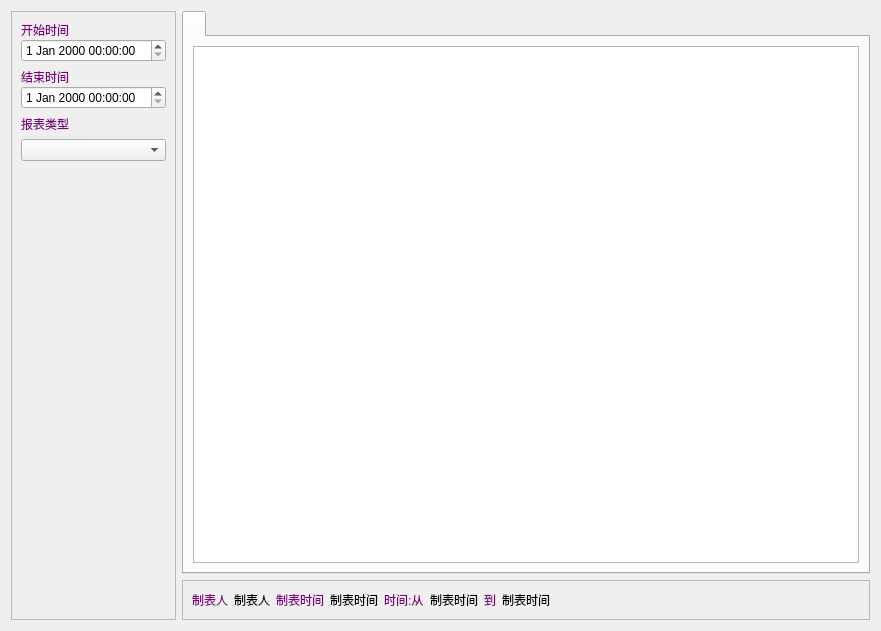
<?xml version="1.0" encoding="UTF-8"?>
<ui version="4.0">
 <class>w_rpt_report_directsalegrossprofitreport_Dialog</class>
 <widget class="QDialog" name="w_rpt_report_directsalegrossprofitreport_Dialog">
  <property name="geometry">
   <rect>
    <x>0</x>
    <y>0</y>
    <width>881</width>
    <height>631</height>
   </rect>
  </property>
  <property name="windowTitle">
   <string>Dialog</string>
  </property>
  <layout class="QHBoxLayout" name="horizontalLayout">
   <item>
    <widget class="QFrame" name="frame">
     <property name="minimumSize">
      <size>
       <width>0</width>
       <height>0</height>
      </size>
     </property>
     <property name="maximumSize">
      <size>
       <width>16777215</width>
       <height>16777215</height>
      </size>
     </property>
     <property name="frameShape">
      <enum>QFrame::StyledPanel</enum>
     </property>
     <property name="frameShadow">
      <enum>QFrame::Raised</enum>
     </property>
     <layout class="QVBoxLayout" name="verticalLayout_5" stretch="0,0,0,0,0,0">
      <property name="leftMargin">
       <number>9</number>
      </property>
      <property name="rightMargin">
       <number>9</number>
      </property>
      <item>
       <layout class="QVBoxLayout" name="verticalLayout_2">
        <property name="spacing">
         <number>0</number>
        </property>
        <item>
         <widget class="QLabel" name="label">
          <property name="styleSheet">
           <string notr="true">color:purple;</string>
          </property>
          <property name="text">
           <string>开始时间</string>
          </property>
         </widget>
        </item>
        <item>
         <widget class="lds_datetimeEdit" name="dateTimeEdit"/>
        </item>
       </layout>
      </item>
      <item>
       <layout class="QVBoxLayout" name="verticalLayout_3">
        <property name="spacing">
         <number>0</number>
        </property>
        <item>
         <widget class="QLabel" name="label_2">
          <property name="styleSheet">
           <string notr="true">color:purple;</string>
          </property>
          <property name="text">
           <string>结束时间</string>
          </property>
         </widget>
        </item>
        <item>
         <widget class="lds_datetimeEdit" name="dateTimeEdit_2"/>
        </item>
       </layout>
      </item>
      <item>
       <widget class="QLabel" name="label_3">
        <property name="styleSheet">
         <string notr="true">color:purple;</string>
        </property>
        <property name="text">
         <string>报表类型</string>
        </property>
       </widget>
      </item>
      <item>
       <widget class="lds_ComboBox" name="comboBox_series">
        <property name="editable">
         <bool>false</bool>
        </property>
       </widget>
      </item>
      <item>
       <widget class="lds_toolbar" name="widget"/>
      </item>
      <item>
       <spacer name="verticalSpacer">
        <property name="orientation">
         <enum>Qt::Vertical</enum>
        </property>
        <property name="sizeHint" stdset="0">
         <size>
          <width>20</width>
          <height>40</height>
         </size>
        </property>
       </spacer>
      </item>
     </layout>
    </widget>
   </item>
   <item>
    <layout class="QVBoxLayout" name="verticalLayout_6">
     <item>
      <widget class="QTabWidget" name="tabWidget">
       <property name="currentIndex">
        <number>0</number>
       </property>
       <widget class="QWidget" name="tab">
        <attribute name="title">
         <string/>
        </attribute>
        <layout class="QVBoxLayout" name="verticalLayout_4">
         <item>
          <widget class="lds_tableview_sum" name="tableView"/>
         </item>
        </layout>
       </widget>
      </widget>
     </item>
     <item>
      <widget class="QFrame" name="frame_3">
       <property name="frameShape">
        <enum>QFrame::StyledPanel</enum>
       </property>
       <property name="frameShadow">
        <enum>QFrame::Raised</enum>
       </property>
       <layout class="QHBoxLayout" name="horizontalLayout_2">
        <item>
         <widget class="QLabel" name="label_10">
          <property name="styleSheet">
           <string notr="true">color:purple;</string>
          </property>
          <property name="text">
           <string>制表人</string>
          </property>
         </widget>
        </item>
        <item>
         <widget class="QLabel" name="label_operator">
          <property name="text">
           <string>制表人</string>
          </property>
         </widget>
        </item>
        <item>
         <widget class="QLabel" name="label_11">
          <property name="styleSheet">
           <string notr="true">color:purple;</string>
          </property>
          <property name="text">
           <string>制表时间</string>
          </property>
         </widget>
        </item>
        <item>
         <widget class="QLabel" name="label_operattime">
          <property name="text">
           <string>制表时间</string>
          </property>
         </widget>
        </item>
        <item>
         <widget class="QLabel" name="label_14">
          <property name="styleSheet">
           <string notr="true">color:purple;</string>
          </property>
          <property name="text">
           <string>时间:从</string>
          </property>
         </widget>
        </item>
        <item>
         <widget class="QLabel" name="label_timefrom">
          <property name="text">
           <string>制表时间</string>
          </property>
         </widget>
        </item>
        <item>
         <widget class="QLabel" name="label_15">
          <property name="styleSheet">
           <string notr="true">color:purple;</string>
          </property>
          <property name="text">
           <string>到</string>
          </property>
         </widget>
        </item>
        <item>
         <widget class="QLabel" name="label_timeto">
          <property name="text">
           <string>制表时间</string>
          </property>
         </widget>
        </item>
        <item>
         <spacer name="horizontalSpacer">
          <property name="orientation">
           <enum>Qt::Horizontal</enum>
          </property>
          <property name="sizeHint" stdset="0">
           <size>
            <width>40</width>
            <height>20</height>
           </size>
          </property>
         </spacer>
        </item>
       </layout>
      </widget>
     </item>
    </layout>
   </item>
  </layout>
 </widget>
 <customwidgets>
  <customwidget>
   <class>lds_toolbar</class>
   <extends>QFrame</extends>
   <header>lds_toolbar.h</header>
   <container>1</container>
  </customwidget>
  <customwidget>
   <class>lds_tableview_sum</class>
   <extends>QTableView</extends>
   <header>lds_tableview_sum.h</header>
  </customwidget>
  <customwidget>
   <class>lds_datetimeEdit</class>
   <extends>QDateTimeEdit</extends>
   <header>lds_datetimeedit.h</header>
  </customwidget>
  <customwidget>
   <class>lds_ComboBox</class>
   <extends>QComboBox</extends>
   <header>lds_combobox.h</header>
  </customwidget>
 </customwidgets>
 <tabstops>
  <tabstop>comboBox_series</tabstop>
  <tabstop>dateTimeEdit</tabstop>
  <tabstop>tableView</tabstop>
  <tabstop>tabWidget</tabstop>
  <tabstop>dateTimeEdit_2</tabstop>
 </tabstops>
 <resources/>
 <connections/>
</ui>
